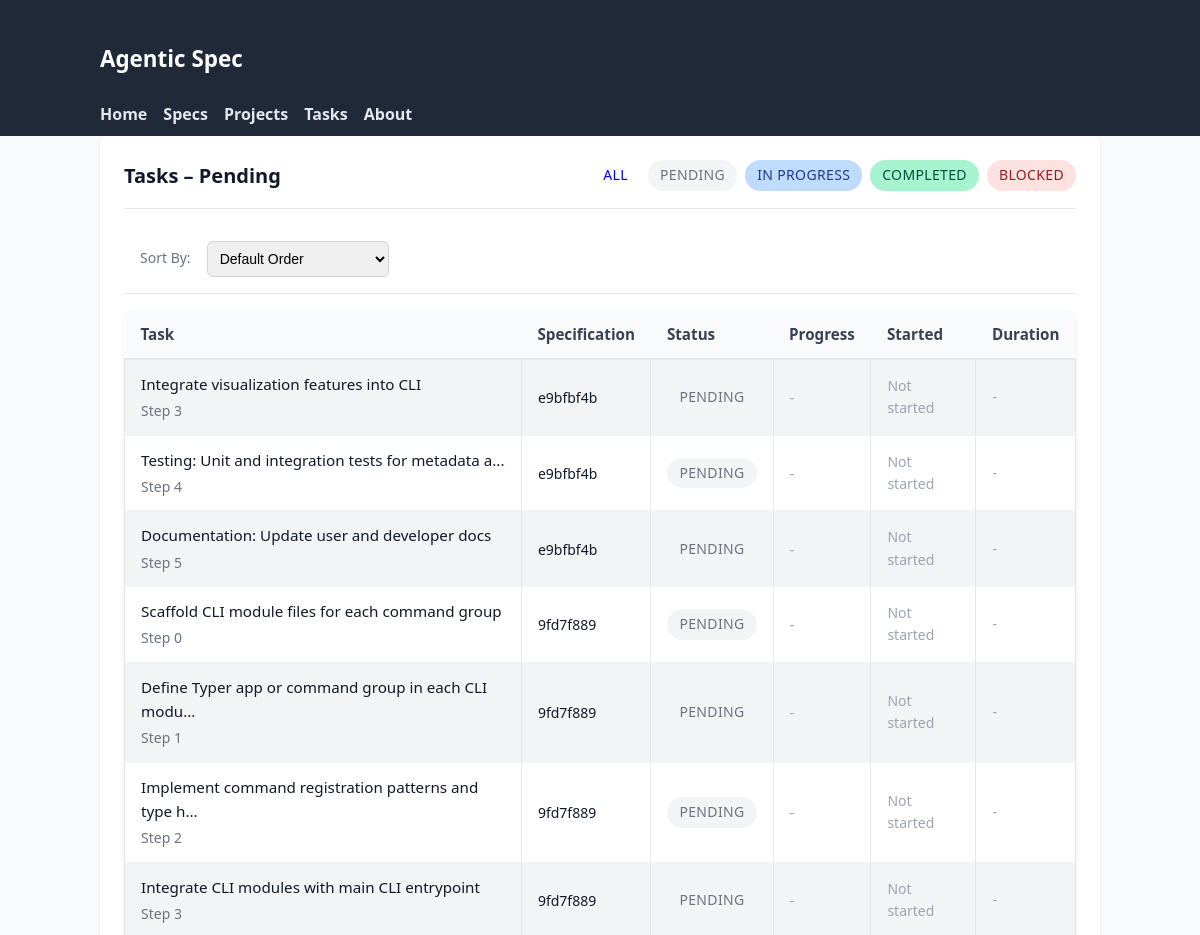
Page /tasks?status=pending (upper part) on the earlier database version.
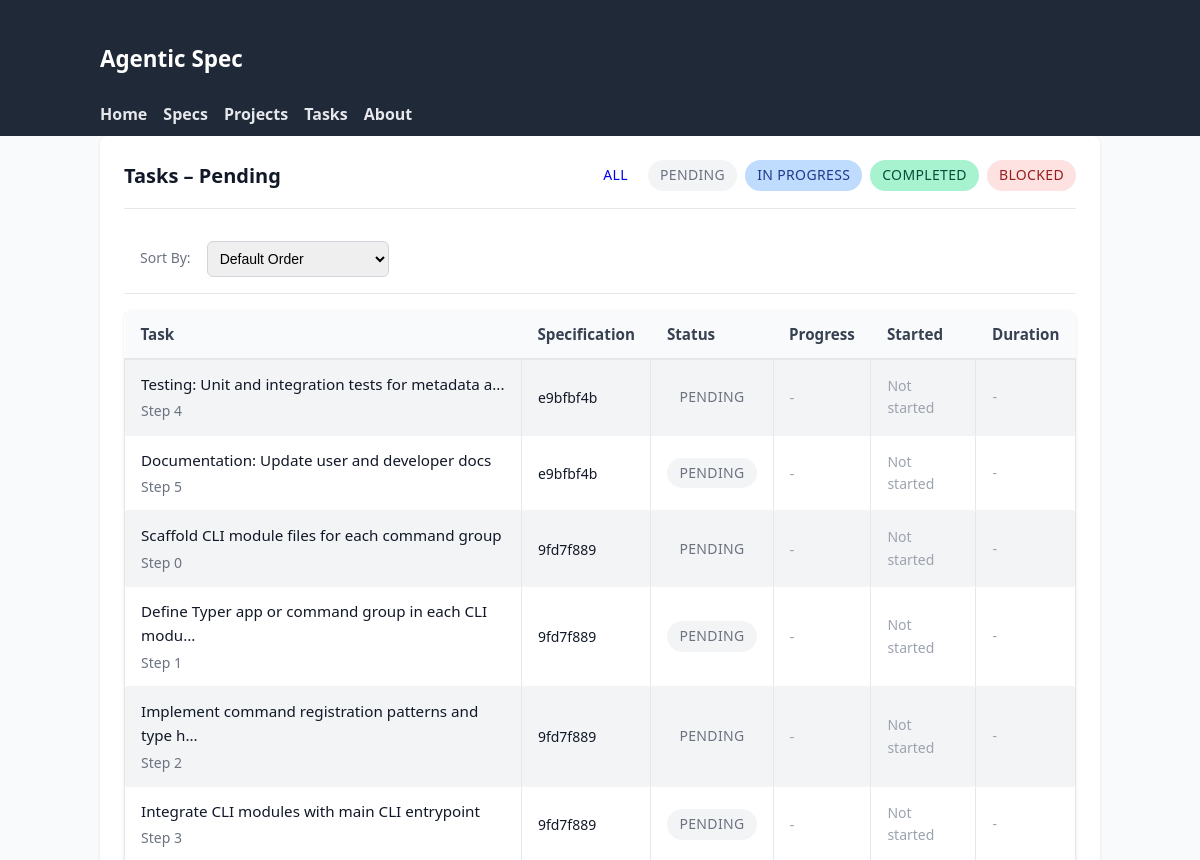
Same page on the later database version.
### tables this page shows
CREATE TABLE tasks (
                id TEXT PRIMARY KEY,
                spec_id TEXT NOT NULL,
                step_index INTEGER NOT NULL,
                task TEXT NOT NULL,
                details TEXT NOT NULL,
                files TEXT NOT NULL,
                acceptance TEXT NOT NULL,
                estimated_effort TEXT NOT NULL,
                sub_spec_id TEXT,
                decomposition_hint TEXT,
                status TEXT DEFAULT 'pending',
                started_at TIMESTAMP,
                completed_at TIMESTAMP,
                time_spent_minutes INTEGER,
                completion_notes TEXT,
                blockers TEXT DEFAULT '[]',
                -- Enhanced tracking fields
                is_completed BOOLEAN DEFAULT FALSE,
                assigned_to TEXT DEFAULT 'unassigned',
                priority INTEGER DEFAULT 5,
                last_accessed TIMESTAMP,
                estimated_completion_date TIMESTAMP,
                actual_effort_minutes INTEGER,
                dependencies TEXT DEFAULT '[]',
                -- Lifecycle timestamps
                blocked_at TIMESTAMP,
                unblocked_at TIMESTAMP,
                approved_at TIMESTAMP,
                rejected_at TIMESTAMP,
                FOREIGN KEY (spec_id) REFERENCES specifications (id) ON DELETE CASCADE
            );

### agentic_spec/web_ui.py (the view)
@app.get("/tasks", response_class=HTMLResponse)
async def list_tasks(
    request: Request,
    status: str | None = None,
    spec_id: str | None = None,
    project: str | None = None,
    start_date: str | None = None,
    end_date: str | None = None,
):
    def _parse_date(date_str: str | None) -> datetime | None:
        if not date_str:
            return None
        try:
            return datetime.fromisoformat(date_str)
        except ValueError:
            return None
    start_dt = _parse_date(start_date)
    end_dt = _parse_date(end_date)
    async with await get_db_manager() as manager:
        candidate_tasks: list[TaskDB] = []
        if spec_id:
            candidate_tasks = await manager.backend.get_tasks_for_spec(spec_id)
        else:
            specs: list[SpecificationDB] = await manager.backend.list_specifications()
            if project:
                specs = [s for s in specs if s.context.get("project") == project]
            for spec in specs:
                spec_tasks = await manager.backend.get_tasks_for_spec(spec.id)
                candidate_tasks.extend(spec_tasks)
        if status:
            candidate_tasks = [t for t in candidate_tasks if t.status.value == status]
        if start_dt:
            candidate_tasks = [
                t for t in candidate_tasks if t.started_at and t.started_at >= start_dt
            ]
        if end_dt:
            candidate_tasks = [
                t for t in candidate_tasks if t.started_at and t.started_at <= end_dt
            ]
        candidate_tasks.sort(key=lambda t: t.started_at or datetime.min, reverse=True)
        ctx = base_context(request, title="Tasks")
        ctx.update(
            {
                "tasks": candidate_tasks,
                "filters": {
                    "status": status,
                    "spec_id": spec_id,
                    "project": project,
                    "start_date": start_date,
                    "end_date": end_date,
                },
            }
        )
        return templates.TemplateResponse("task_list.html", ctx)

### agentic_spec/web_templates/task_list.html (shortened to what this page needs)
{% extends 'base.html' %}
{% block content %}
<div class="card">
  <div class="card-header">
    <h2 class="card-title">Tasks{% if filters.status %} – {{ filters.status|capitalize }}{% endif %}</h2>
    <div style="display: flex; gap: 0.5rem; flex-wrap: wrap;">
      <a href="/tasks" class="status-badge {% if not filters.status %}pending{% endif %}" style="text-decoration: none;">All</a>
      <a href="/tasks?status=pending" class="status-badge pending" style="text-decoration: none;">Pending</a>
      <a href="/tasks?status=in_progress" class="status-badge in_progress" style="text-decoration: none;">In Progress</a>
      <a href="/tasks?status=completed" class="status-badge completed" style="text-decoration: none;">Completed</a>
      <a href="/tasks?status=blocked" class="status-badge blocked" style="text-decoration: none;">Blocked</a>
    </div>
  </div>
  <div style="display: flex; gap: 1rem; padding: 1rem; border-bottom: 1px solid #e5e7eb; align-items: center;">
    <label for="task-sort-by" style="font-size: 0.875rem; color: #6b7280;">Sort By:</label>
    <select id="task-sort-by" style="padding: 0.5rem; border: 1px solid #d1d5db; border-radius: 0.375rem; font-size: 0.875rem;">
      <option value="default">Default Order</option>
    </select>
  </div>
  {% if tasks %}
  <table>
    <thead>
      <tr>
        <th>Task</th>
        <th>Specification</th>
        <th>Status</th>
        <th>Progress</th>
        <th>Started</th>
        <th>Duration</th>
      </tr>
    </thead>
    <tbody>
      {% for t in tasks %}
      <tr>
        <td>
          <a href="/tasks/{{ t.id }}">{{ t.task[:50] }}{% if t.task|length > 50 %}...{% endif %}</a>
          <div class="card-subtitle">Step {{ t.id.split(':')[-1] }}</div>
        </td>
        <td>
          <a href="/specs/{{ t.spec_id }}" style="font-size: 0.875rem;">{{ t.spec_id }}</a>
        </td>
        <td>
          <span class="status-badge {{ t.status.value }}">{{ t.status.value }}</span>
        </td>
        <td>
          {% if t.progress_percentage %}
          <div class="progress-bar" style="width: 100px;">
            <div class="progress-fill" style="width: {{ t.progress_percentage }}%"></div>
          </div>
          <span style="font-size: 0.75rem; color: #6b7280;">{{ t.progress_percentage }}%</span>
          {% else %}
          <span style="color: #9ca3af;">-</span>
          {% endif %}
        </td>
        <td style="font-size: 0.875rem; color: #6b7280;">
          {% if t.started_at %}
          {{ t.started_at.strftime('%Y-%m-%d %H:%M') }}
          {% else %}
          <span style="color: #9ca3af;">Not started</span>
          {% endif %}
        </td>
        <td style="font-size: 0.875rem; color: #6b7280;">
          {% if t.started_at and t.completed_at %}
          {{ (t.completed_at - t.started_at).total_seconds() // 3600 }}h {{ ((t.completed_at - t.started_at).total_seconds() % 3600) // 60 }}m
          {% elif t.started_at %}
          <span style="color: #3b82f6;">In progress</span>
          {% else %}
          <span style="color: #9ca3af;">-</span>
          {% endif %}
        </td>
      </tr>
      {% endfor %}
    </tbody>
  </table>
  {% else %}
  <p style="color: #6b7280; text-align: center; padding: 3rem 0;">
    No tasks found{% if filters.status %} with status "{{ filters.status }}"{% endif %}.
  </p>
  {% endif %}
</div>
{% endblock %}

Differences in the rows shown:
no longer on this page (row edited): tasks: task "Integrate visualization features into CLI", id "3", spec_id "e9bfbf4b", status.value "PENDING"
